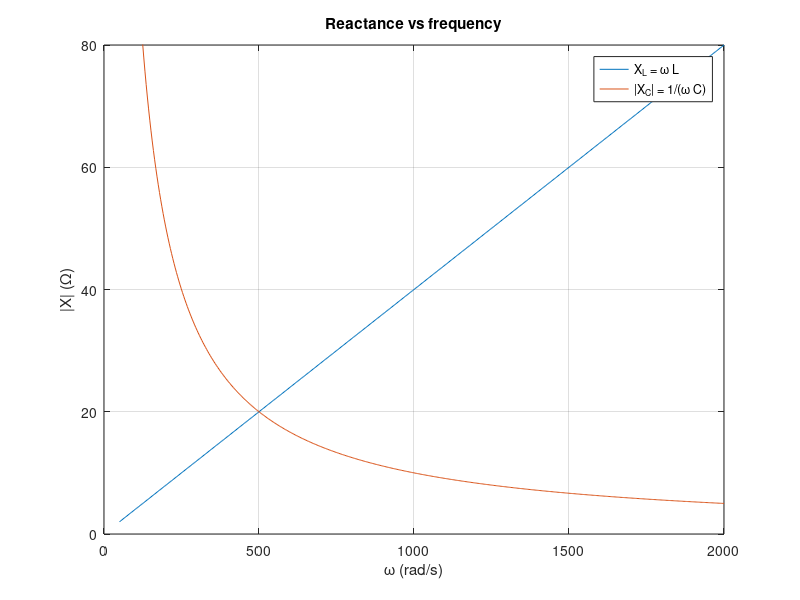

This chart was generated by the following MATLAB code:
% Circuits 1 — The Passive Circuit Elements in the Frequency Domain
%title: Impedance of R, L and C versus Frequency
%ar-title: معاوقة R و L و C مع التردد
%lesson: c1-sinusoidal-3
%course: circuits-1

%% The example
%ar: ZL = jωL و ZC = 1/(jωC) = −j/(ωC). عند ω = 500 rad/s: الملف 40 mH والمكثف 100 µF.
w = 500; L = 40e-3; C = 100e-6;
ZL = 1j*w*L; ZC = 1/(1j*w*C);
fprintf('ZL = %+gj ohm, ZC = %+gj ohm, series sum = %g ohm\n', imag(ZL), imag(ZC), abs(ZL + ZC))
%check: abs(ZL - 20j) < 1e-12 && abs(ZC + 20j) < 1e-9

%% Reactance versus frequency
%ar: XL يزيد خطيًا مع ω، و |XC| ينقص كـ 1/ω. يتقاطعان عند ω0 = 1/√(LC) = 500 rad/s، وهو تردد الرنين.
w = linspace(50, 2000, 500);
plot(w, w*L, w, 1./(w*C)); grid on; xlabel('\omega (rad/s)'); ylabel('|X| (\Omega)'); ylim([0 80])
legend('X_L = \omega L', '|X_C| = 1/(\omega C)'); title('Reactance vs frequency')
w0 = 1/sqrt(L*C);
fprintf('crossing at w0 = %g rad/s\n', w0)
%check: abs(w0 - 500) < 1e-9

%%! Project idea: choose a capacitor to cancel a coil
%ar: مشروع: عند 60 Hz، ملف 0.1 H. أي مكثف يلغي مفاعلته؟ C = 1/(ω²L). ثم أقرب قيمة قياسية (E6) ونسبة الخطأ.
w = 2*pi*60; L = 0.1;
Cn = 1/(w^2*L);
E6 = [1 1.5 2.2 3.3 4.7 6.8]*1e-5;
[~, k] = min(abs(E6 - Cn));
fprintf('need %.2f uF -> use %.1f uF, remaining reactance %.2f ohm\n', Cn*1e6, E6(k)*1e6, w*L - 1/(w*E6(k)))
